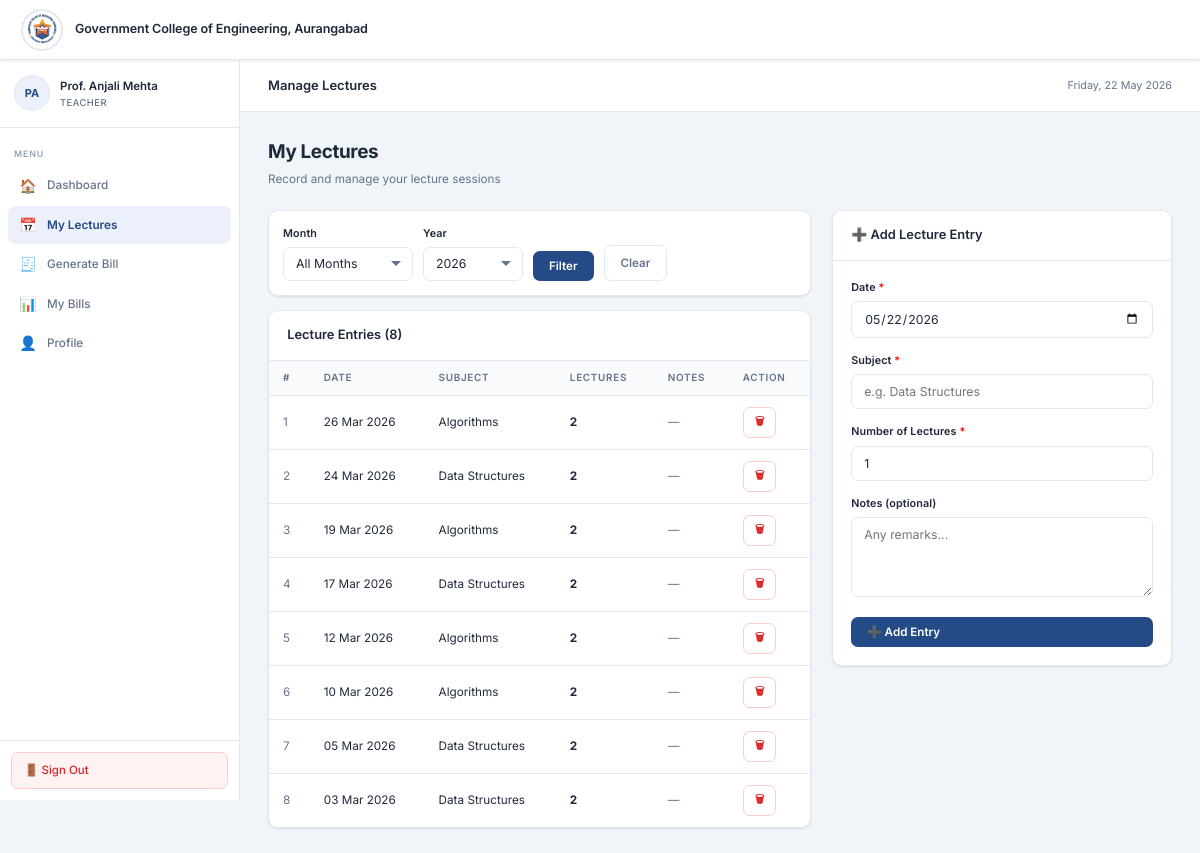
The app's page /teacher/lectures.php (signed in) with its own data.
### tables this page shows
CREATE TABLE IF NOT EXISTS lectures (
    id             INT AUTO_INCREMENT PRIMARY KEY,
    teacher_id     INT            NOT NULL,
    lecture_date   DATE           NOT NULL,
    subject        VARCHAR(150)   NOT NULL,
    lecture_count  INT            NOT NULL DEFAULT 1,
    notes          TEXT           DEFAULT NULL,
    created_at     TIMESTAMP      NOT NULL DEFAULT CURRENT_TIMESTAMP,
    updated_at     TIMESTAMP      NOT NULL DEFAULT CURRENT_TIMESTAMP ON UPDATE CURRENT_TIMESTAMP,
    FOREIGN KEY (teacher_id) REFERENCES users(id) ON DELETE CASCADE
);

### teacher/lectures.php (the view, shortened to what this page needs)
<?php
require_once '../includes/db.php';
require_once '../includes/functions.php';
$user = currentUser();
$uid  = $user['id'];
$filterYear  = $_GET['year']  ?? date('Y');
$sql    = "SELECT * FROM lectures WHERE teacher_id=?";
$params = [$uid];
if ($filterYear)  { $sql .= " AND YEAR(lecture_date)=?";  $params[] = $filterYear;  }
$sql .= " ORDER BY lecture_date DESC";
$stmt = $pdo->prepare($sql); $stmt->execute($params);
$lectures = $stmt->fetchAll();
?>
<div class="app-layout">
<div class="main-content">
<div class="page-body">
    <div class="page-header">
        <h1>My Lectures</h1>
        <p>Record and manage your lecture sessions</p>
    </div>
    <div style="display:grid;grid-template-columns:1fr 340px;gap:1.5rem;align-items:start">
        <div>
            <div class="card" style="margin-bottom:1rem">
                <div class="card-body" style="padding:1rem">
                    <form method="GET" style="display:flex;gap:10px;align-items:flex-end;flex-wrap:wrap">
                        <div class="form-group" style="margin:0">
                            <label>Month</label>
                            <select name="month" class="form-control" style="width:130px">
                                <option value="">All Months</option>
                            </select>
                        </div>
                        <div class="form-group" style="margin:0">
                            <label>Year</label>
                            <select name="year" class="form-control" style="width:100px">
                                <?php for($y=date('Y');$y>=date('Y')-3;$y--): ?>
                                <option value="<?= $y ?>" <?= $filterYear==$y?'selected':'' ?>><?= $y ?></option>
                                <?php endfor; ?>
                            </select>
                        </div>
                        <button type="submit" class="btn btn-primary">Filter</button>
                        <a href="lectures.php" class="btn btn-outline">Clear</a>
                    </form>
                </div>
            </div>
            <div class="card">
                <div class="card-header">
                    <h3>Lecture Entries (<?= count($lectures) ?>)</h3>
                </div>
                <?php if ($lectures): ?>
                <div class="table-wrap">
                    <table>
                        <thead>
                            <tr>
                                <th>#</th>
                                <th>Date</th>
                                <th>Subject</th>
                                <th>Lectures</th>
                                <th>Notes</th>
                                <th>Action</th>
                            </tr>
                        </thead>
                        <tbody>
                        <?php foreach ($lectures as $i => $l): ?>
                        <tr>
                            <td style="color:var(--muted)"><?= $i+1 ?></td>
                            <td><?= fmtDate($l['lecture_date']) ?></td>
                            <td><?= e($l['subject']) ?></td>
                            <td><strong><?= (int)$l['lecture_count'] ?></strong></td>
                            <td style="color:var(--muted)"><?= e($l['notes'] ?: '—') ?></td>
                            <td>
                                <form method="POST" style="display:inline">
                                    <button type="submit" class="btn btn-outline btn-sm"
                                        onclick="return confirmAction('Delete this lecture entry?')"
                                        style="color:var(--rejected);border-color:#fecaca">🗑</button>
                                </form>
                            </td>
                        </tr>
                        <?php endforeach; ?>
                        </tbody>
                    </table>
                </div>
                <?php endif; ?>
            </div>
        </div>
        <div class="card" style="position:sticky;top:80px">
            <div class="card-header"><h3>➕ Add Lecture Entry</h3></div>
            <div class="card-body">
                <form method="POST">
                    <div class="form-group">
                        <label>Date <span style="color:red">*</span></label>
                        <input type="date" name="lecture_date" class="form-control"
                            data-default-today required
                            max="<?= date('Y-m-d') ?>">
                    </div>
                    <div class="form-group">
                        <label>Subject <span style="color:red">*</span></label>
                        <input type="text" name="subject" class="form-control"
                            placeholder="e.g. Data Structures" required>
                    </div>
                    <div class="form-group">
                        <label>Number of Lectures <span style="color:red">*</span></label>
                        <input type="number" name="lecture_count" class="form-control"
                            value="1" min="1" max="10" required>
                    </div>
                    <div class="form-group">
                        <label>Notes (optional)</label>
                        <textarea name="notes" class="form-control" rows="2"
                            placeholder="Any remarks..."></textarea>
                    </div>
                    <button type="submit" class="btn btn-primary" style="width:100%">
                        ➕ Add Entry
                    </button>
                </form>
            </div>
        </div>
    </div>
</div>
</div>
</div>

### assets/css/style.css (style rules this page uses)
*, *::before, *::after { box-sizing: border-box; margin: 0; padding: 0; }
:root { --primary: #244B86; --primary-hover: #1a3a6e; --primary-lt: #EBF0FA; --bg: #F1F5F9; --white: #FFFFFF; --text: #1E293B; --muted: #64748B; --border: #E2E8F0; --bg-light: #F8FAFC; --sidebar-w: 240px; --navbar-h: 60px; --pending: #D97706; --pending-bg: #FFFBEB; --approved: #059669; --approved-bg: #ECFDF5; --rejected: #DC2626; --rejected-bg: #FEF2F2; --shadow-sm: 0 1px 3px rgba(0,0,0,0.07), 0 1px 2px rgba(0,0,0,0.04); --shadow: 0 4px 6px rgba(0,0,0,0.05), 0 2px 4px rgba(0,0,0,0.04); --radius: 10px; --radius-sm: 7px; }
html, body { font-family: 'Inter', sans-serif; background: var(--bg); color: var(--text); font-size: 14px; line-height: 1.6; min-height: 100vh; }
.app-layout { display: flex; padding-top: var(--navbar-h); min-height: 100vh; }
.main-content { margin-left: var(--sidebar-w); flex: 1; display: flex; flex-direction: column; min-height: calc(100vh - var(--navbar-h)); }
.page-body { padding: 1.8rem 2rem; flex: 1; }
.page-header { margin-bottom: 1.5rem; }
.page-header h1 { font-size: 1.35rem; font-weight: 700; color: var(--text); letter-spacing: -0.02em; margin-bottom: 0.2rem; }
.page-header p { font-size: 0.84rem; color: var(--muted); }
.card { background: var(--white); border: 1px solid var(--border); border-radius: var(--radius); overflow: hidden; box-shadow: var(--shadow-sm); }
.card-header { padding: 1rem 1.3rem; border-bottom: 1px solid var(--border); display: flex; align-items: center; justify-content: space-between; background: var(--white); }
.card-header h3 { font-size: 0.92rem; font-weight: 600; color: var(--text); }
.card-body { padding: 1.3rem; }
.table-wrap { overflow-x: auto; }
table { width: 100%; border-collapse: collapse; font-size: 0.84rem; }
thead th { padding: 9px 14px; text-align: left; font-size: 0.71rem; font-weight: 600; text-transform: uppercase; letter-spacing: 0.07em; color: var(--muted); background: var(--bg-light); border-bottom: 1px solid var(--border); }
tbody td { padding: 11px 14px; border-bottom: 1px solid var(--border); color: var(--text); vertical-align: middle; }
tbody tr:last-child td { border-bottom: none; }
.btn { display: inline-flex; align-items: center; gap: 6px; padding: 8px 16px; border-radius: var(--radius-sm); font-family: 'Inter', sans-serif; font-size: 0.83rem; font-weight: 600; cursor: pointer; text-decoration: none; transition: all 0.15s; border: none; white-space: nowrap; }
.btn-primary { background: var(--primary); color: var(--white); }
.btn-outline { background: transparent; border: 1px solid var(--border); color: var(--muted); }
.btn-sm { padding: 5px 11px; font-size: 0.77rem; }
.form-group { margin-bottom: 1rem; }
.form-group label { display: block; font-size: 0.77rem; font-weight: 600; color: var(--text); margin-bottom: 5px; letter-spacing: 0.01em; }
.form-control { width: 100%; padding: 9px 12px; font-family: 'Inter', sans-serif; font-size: 0.88rem; border: 1.5px solid var(--border); border-radius: var(--radius-sm); background: var(--white); color: var(--text); transition: border-color 0.15s, box-shadow 0.15s; outline: none; -webkit-appearance: none; }
textarea.form-control { resize: vertical; min-height: 80px; }
select.form-control { background-repeat: no-repeat; background-position: right 10px center; padding-right: 30px; }

### records on screen
lectures: lecture_date "26 Mar 2026", subject "Algorithms", lecture_count "2", notes "—"
lectures: lecture_date "24 Mar 2026", subject "Data Structures", lecture_count "2", notes "—"
lectures: lecture_date "19 Mar 2026", subject "Algorithms", lecture_count "2", notes "—"
lectures: lecture_date "17 Mar 2026", subject "Data Structures", lecture_count "2", notes "—"
lectures: lecture_date "12 Mar 2026", subject "Algorithms", lecture_count "2", notes "—"
lectures: lecture_date "10 Mar 2026", subject "Algorithms", lecture_count "2", notes "—"
lectures: lecture_date "05 Mar 2026", subject "Data Structures", lecture_count "2", notes "—"
lectures: lecture_date "03 Mar 2026", subject "Data Structures", lecture_count "2", notes "—"

### other values on screen
$initials "PA"
$user['name'] "Prof. Anjali Mehta"
$roleLabel "TEACHER"
$item['icon'] "🏠"
$item['label'] "Dashboard"
$item['icon'] "📅"
$item['label'] "My Lectures"
$item['icon'] "🧾"
$item['label'] "Generate Bill"
$item['icon'] "📊"
$item['label'] "My Bills"
$item['icon'] "👤"
$item['label'] "Profile"
$title "Manage Lectures"
$date "Friday, 22 May 2026"
